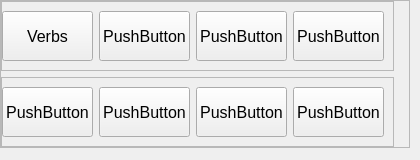
            <widget class="QWidget" name="pageEnglish">
             <layout class="QVBoxLayout" name="verticalLayout_18">
              <property name="leftMargin">
               <number>0</number>
              </property>
              <property name="topMargin">
               <number>0</number>
              </property>
              <property name="rightMargin">
               <number>10</number>
              </property>
              <property name="bottomMargin">
               <number>0</number>
              </property>
              <item>
               <widget class="QWidget" name="widget_3" native="true">
                <layout class="QVBoxLayout" name="verticalLayout">
                 <property name="leftMargin">
                  <number>0</number>
                 </property>
                 <property name="topMargin">
                  <number>0</number>
                 </property>
                 <property name="rightMargin">
                  <number>0</number>
                 </property>
                 <property name="bottomMargin">
                  <number>0</number>
                 </property>
                 <item>
                  <widget class="QFrame" name="frame_15">
                   <property name="frameShape">
                    <enum>QFrame::StyledPanel</enum>
                   </property>
                   <property name="frameShadow">
                    <enum>QFrame::Raised</enum>
                   </property>
                   <layout class="QVBoxLayout" name="verticalLayout_19">
                    <property name="leftMargin">
                     <number>0</number>
                    </property>
                    <property name="topMargin">
                     <number>0</number>
                    </property>
                    <property name="rightMargin">
                     <number>15</number>
                    </property>
                    <property name="bottomMargin">
                     <number>0</number>
                    </property>
                    <item>
                     <widget class="QFrame" name="frame_25">
                      <property name="frameShape">
                       <enum>QFrame::StyledPanel</enum>
                      </property>
                      <property name="frameShadow">
                       <enum>QFrame::Raised</enum>
                      </property>
                      <layout class="QHBoxLayout" name="horizontalLayout_12">
                       <property name="leftMargin">
                        <number>0</number>
                       </property>
                       <item>
                        <widget class="QPushButton" name="pushButton_3">
                         <property name="minimumSize">
                          <size>
                           <width>0</width>
                           <height>50</height>
                          </size>
                         </property>
                         <property name="font">
                          <font>
                           <pointsize>12</pointsize>
                          </font>
                         </property>
                         <property name="text">
                          <string>Verbs</string>
                         </property>
                        </widget>
                       </item>
                       <item>
                        <widget class="QPushButton" name="pushButton_4">
                         <property name="minimumSize">
                          <size>
                           <width>0</width>
                           <height>50</height>
                          </size>
                         </property>
                         <property name="font">
                          <font>
                           <pointsize>12</pointsize>
                          </font>
                         </property>
                         <property name="text">
                          <string>PushButton</string>
                         </property>
                        </widget>
                       </item>
                       <item>
                        <widget class="QPushButton" name="pushButton_5">
                         <property name="minimumSize">
                          <size>
                           <width>0</width>
                           <height>50</height>
                          </size>
                         </property>
                         <property name="font">
                          <font>
                           <pointsize>12</pointsize>
                          </font>
                         </property>
                         <property name="text">
                          <string>PushButton</string>
                         </property>
                        </widget>
                       </item>
                       <item>
                        <widget class="QPushButton" name="pushButton_6">
                         <property name="minimumSize">
                          <size>
                           <width>0</width>
                           <height>50</height>
                          </size>
                         </property>
                         <property name="font">
                          <font>
                           <pointsize>12</pointsize>
                          </font>
                         </property>
                         <property name="text">
                          <string>PushButton</string>
                         </property>
                        </widget>
                       </item>
                      </layout>
                     </widget>
                    </item>
                    <item>
                     <widget class="QFrame" name="frame_26">
                      <property name="frameShape">
                       <enum>QFrame::StyledPanel</enum>
                      </property>
                      <property name="frameShadow">
                       <enum>QFrame::Raised</enum>
                      </property>
                      <layout class="QHBoxLayout" name="horizontalLayout_13">
                       <property name="leftMargin">
                        <number>0</number>
                       </property>
                       <item>
                        <widget class="QPushButton" name="pushButton_8">
                         <property name="minimumSize">
                          <size>
                           <width>0</width>
                           <height>50</height>
                          </size>
                         </property>
                         <property name="font">
                          <font>
                           <pointsize>12</pointsize>
                          </font>
                         </property>
                         <property name="text">
                          <string>PushButton</string>
                         </property>
                        </widget>
                       </item>
                       <item>
                        <widget class="QPushButton" name="pushButton_9">
                         <property name="minimumSize">
                          <size>
                           <width>0</width>
                           <height>50</height>
                          </size>
                         </property>
                         <property name="font">
                          <font>
                           <pointsize>12</pointsize>
                          </font>
                         </property>
                         <property name="text">
                          <string>PushButton</string>
                         </property>
                        </widget>
                       </item>
                       <item>
                        <widget class="QPushButton" name="pushButton_11">
                         <property name="minimumSize">
                          <size>
                           <width>0</width>
                           <height>50</height>
                          </size>
                         </property>
                         <property name="font">
                          <font>
                           <pointsize>12</pointsize>
                          </font>
                         </property>
                         <property name="text">
                          <string>PushButton</string>
                         </property>
                        </widget>
                       </item>
                       <item>
                        <widget class="QPushButton" name="pushButton_10">
                         <property name="minimumSize">
                          <size>
                           <width>0</width>
                           <height>50</height>
                          </size>
                         </property>
                         <property name="font">
                          <font>
                           <pointsize>12</pointsize>
                          </font>
                         </property>
                         <property name="text">
                          <string>PushButton</string>
                         </property>
                        </widget>
                       </item>
                      </layout>
                     </widget>
                    </item>
                   </layout>
                  </widget>
                 </item>
                 <item>
                  <widget class="QFrame" name="frame_21">
                   <property name="frameShape">
                    <enum>QFrame::StyledPanel</enum>
                   </property>
                   <property name="frameShadow">
                    <enum>QFrame::Raised</enum>
                   </property>
                  </widget>
                 </item>
                 <item>
                  <widget class="QFrame" name="frame_24">
                   <property name="frameShape">
                    <enum>QFrame::StyledPanel</enum>
                   </property>
                   <property name="frameShadow">
                    <enum>QFrame::Raised</enum>
                   </property>
                  </widget>
                 </item>
                </layout>
               </widget>
              </item>
             </layout>
            </widget>
